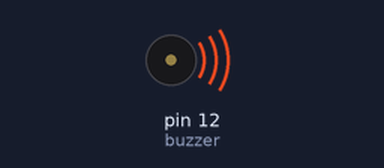
This sketch was run on a simulated Arduino Uno, built with avr-gcc and run on an emulated ATmega328P. On the bench: buzzer (waves = sounding).

Above: at 0.48 s.
At 2.9 s:
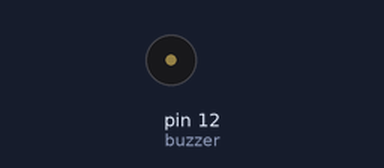
Timing chart, 0 to 3.2 s (numbered marks = the images above):
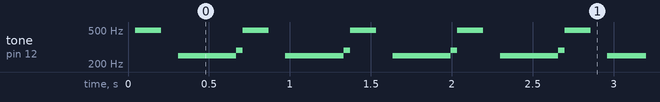

The sketch:

06.Zumbador.ino
```cpp
// Visual Micro is in vMicro>General>Tutorial Mode
//
/*
    Name:       L06.Zumbador.ino
    Created:	14/03/2021 12:58:13
    Author:     Juan Bustos
*/

// Define User Types below here or use a .h file
//


// Define Function Prototypes that use User Types below here or use a .h file
//


// Define Functions below here or use other .ino or cpp files
//


int buzzer = 12;//the pin of the active buzzer
// The setup() function runs once each time the micro-controller starts
void setup()
{
    pinMode(buzzer, OUTPUT);//initialize the buzzer pin as an output
    //Serial.begin(115200);
}

// Add the main program code into the continuous loop() function
void loop()
{
    unsigned char i;
    while (true)
    {
        //output an frequency
        for (i = 0; i < 80; i++)
        {
            digitalWrite(buzzer, HIGH);
            delay(1);//wait for 1ms
            digitalWrite(buzzer, LOW);
            delay(1);//wait for 1ms
        }
        //delay(1000);
        delay(100);
        //Serial.println("Frequeny changed");
        //output another frequency
        for (i = 0; i < 100; i++)
        {
            digitalWrite(buzzer, HIGH);
            delay(2);//wait for 2ms
            digitalWrite(buzzer, LOW);
            delay(2);//wait for 2ms
        }
        //Serial.println("Frequeny changed");
    }

}
```

Measured:
- by itself, tone on pin 12 (buzzer): repeats every 0.67 s: silent 0.11 s, 249 Hz 0.36 s, 288 Hz 0.04 s, 496 Hz 0.16 s
